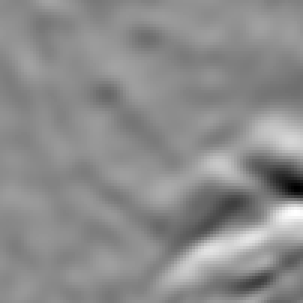
#> input picture tgs_salt/0c19639aeb.png, 101 x 101 px (shown 3 times larger)
$ jupyter execute --allow-errors testSynthesis.ipynb
#> lines starting #> are read from the running program, lines starting #| are printed output that depends on the picture; after the words box and inside, x2 and y2 are one past the last pixel; in counts of white or black regions, pixels touching at a corner belong together; pictures that were not available may be replaced by others from this repository, and a replacement may not be noted
### suport/patchesMethods.py
# Python program to illustrate HoughLine
# method for line detection
import cv2
import numpy as np
import os
import matplotlib.pyplot as plt
import pandas as pd
import suport.locals as locals


# Rotaciona a imagem em torno do centro
def rotateImage(img, angle):
    # Calcula a matriz de rotação
    M = cv2.getRotationMatrix2D((img.shape[1] / 2, img.shape[0] / 2), angle, 1)
    # Aplica a transformação afim à imagem
    rotated = cv2.warpAffine(img, M, (img.shape[1], img.shape[0]))
    # Exibe a imagem rotacionada
    return rotated

def loadDataBase(samples=1000, treshold=100, cache_path=None, rebuild=False):
    """Load (or build) the patches database.

    Parameters
    ----------
    samples : int
        Number of image/mask pairs to sample for building the DB.
    treshold : int
        Minimum area (pixels) for a patch to be included.
    cache_path : str or None
        If provided, an .npz file path used to load/save the cached patch list.
    rebuild : bool
        If True forces rebuilding the database even if cache exists.

    Returns
    -------
    list[Patch]
        List of Patch objects sorted by angle.
    """
    # Try loading from cache first
    if cache_path and (not rebuild) and os.path.exists(cache_path):
        try:
            data = np.load(cache_path, allow_pickle=True)
            patches_arr = data['patches']
            patches_list = []
            for item in patches_arr:
                # each item is a dict with keys: line, angle, image
                line = tuple(item['line'])
                angle = int(item['angle'])
                image = item['image']
                p = Patch(line, image)
                p.angle = angle  # override computed angle for fidelity
                patches_list.append(p)
            print(f"Patches DB loaded from cache: {cache_path} ({len(patches_list)} patches)")
            return patches_list
        except Exception as e:
            print(f"Falha ao carregar cache ({cache_path}), reconstruindo. Erro: {e}")

    # Define localização dos diretórios de imagens
    if locals.inHouseAMD:
        housepath=r'D:\\_PHD\datasets\\tgs-salt\\'
        TRAIN_CSV = housepath + r'saltMaskOk.csv'
        IMAGES_DIR= housepath + r'train\\images'
        MASK_DIR = housepath + r'train\\masks'
    elif locals.inNote:
        housepath=r'D:\\datasets\\tgs-salt\\'
        TRAIN_CSV = housepath + r'saltMaskOk.csv'
        IMAGES_DIR= housepath + r'train\\images'
        MASK_DIR = housepath + r'train\\masks'
    elif locals.in8700G:
        housepath=r'D:\\dataset\\tgs-salt\\'
        TRAIN_CSV = housepath + r'saltMaskOk.csv'
        IMAGES_DIR= housepath + r'train\\images'
        MASK_DIR = housepath + r'train\\masks'
    else:
        raise RuntimeError("Nenhum ambiente (locals) configurado para paths de dataset.")

    df_train = pd.read_csv(TRAIN_CSV)
    fileNamesList = df_train.iloc[0:samples,0]
    imagesList = loadImages(IMAGES_DIR, fileNamesList)
    masksList  = loadImages(MASK_DIR,  fileNamesList)
    patchesDB = buildPatchesDB(masksList, imagesList, treshold)

    # Save cache if path provided
    if cache_path:
        serializable = []
        for p in patchesDB:
            serializable.append({
                'line': np.array(p.line, dtype=np.int32),
                'angle': p.angle,
                'image': p.image
            })
        np.savez_compressed(cache_path, patches=np.array(serializable, dtype=object))
        print(f"Patches DB saved to cache: {cache_path} ({len(patchesDB)} patches)")

    return patchesDB

# [36 lines left out: functions makePatchMask, incomplete, load, sampleBreak, not called in this run]

# Calculating Masks
def create_Masks(mask, dilatedEdge=True, size=5):
    # edge definition
    edge = cv2.Canny(mask,100,200)
    kernel = np.ones((size,size))
    if dilatedEdge:
        edge = cv2.dilate(edge, kernel, iterations=1)
    inv_edge     = cv2.bitwise_not(edge)

    # Inverting the mask
    mask_inverted = cv2.bitwise_not(mask)

    # Normalize to the range [0., 1.]
    mask = mask.astype(np.float64) / 255.
    mask_inverted = mask_inverted.astype(np.float64) / 255.
    edge = edge.astype(np.float64) / 255.
    inv_edge     = inv_edge.astype(np.float64) / 255.

    zone0 = mask * inv_edge
    zone1 = mask_inverted * inv_edge

    fullmask = zone0*1 + edge*2 +zone1*3

    return edge, zone0, zone1, fullmask

# Display an array of objects type image/patches
def dispPatchesClass(patches):
    n = len(patches)
    if n > 1:
        fig, axs = plt.subplots(1, n , figsize=(10, 10))
        for i in range(n):
            patch = patches[i]
            patch.angle
            if (n<40): axs[i].set_title(patch.angle)
            axs[i].imshow(cv2.cvtColor(patch.image, cv2.COLOR_BGR2RGB))
            axs[i].axis('off')
        plt.show()
    if n == 1:
        patch = patches[0]
        plt.figure(figsize=(10,10))
        plt.title(patch.angle)
        plt.imshow(cv2.cvtColor(patch.image, cv2.COLOR_BGR2RGB))
        plt.axis('off')
        plt.show()

#show all images in imagesList
def showImages(images, imagesTitle,size=(5,5)):
    n = len(images)
    if n > 1:
            fig, axs = plt.subplots(1, n , figsize=size)
            for i in range(n):
                axs[i].imshow(images[i],cmap= 'gray')
                if len(imagesTitle) > 0: axs[i].set_title(imagesTitle[i])
                axs[i].axis('off')
            plt.show()
    if n == 1:
        plt.figure(figsize=size)
        if len(imagesTitle)==1 : plt.title(imagesTitle[0])
        plt.title(imagesTitle[0])
        plt.imshow(images[0],cmap = 'gray')
        plt.axis('off')
        plt.show()


def swap(a,b):
    if a > b:
        return b, a
    else:
        return a, b

def cropPatch(original, x1, x2, y1, y2):
    #get image dimensions
    height,width = original.shape[:2]
    plus = 15

    if x1 > x2:
        x1, x2 = swap(x1,x2)
    if y1 > y2:
        y1, y2 = swap(y1,y2)

    x1-=5
    x2+=5
    y1-=plus
    y2+=plus
    if y1 < 0:
        y1 = 0
    if y2 > height:
        y2 = height
    if x1 < 0:
        x1 = 0
    if x2 > width:
        x2 = width
    return original[y1:y2, x1:x2]

class Patch:
    def __init__(self,line,sample):
        self.line = line
        x1,y1,x2,y2 = line
        self.angle = int(-np.arctan2(y2 - y1, x2 - x1) * 180. / np.pi)
        self.image = sample

# [4 lines left out: function showLines, not called in this run]

# Probabilistic Hough Transform
def probHough(mask, original, tresh=20, minPoints=30, maxGap=5, sort = False):
    probabLines = original.copy()
    edges = cv2.Canny(mask, 100, 200)
    linesP = cv2.HoughLinesP(edges, 1, np.pi / 180, tresh, None, minPoints, maxGap)
    dbPatches = []
    if linesP is not None:
        for i in range(0, len(linesP)):
            line = linesP[i][0]
            # Draw the probabilistic
            x,y,x2,y2 = line
            cv2.line(probabLines, (x, y), (x2, y2), (0, 255, 0), 1, cv2.LINE_AA)
            imgpatch = cropPatch (original, x, x2, y, y2)
            dbPatches.append(Patch(line,imgpatch))
        #sort dbPatches by angle
        if sort: dbPatches.sort(key=lambda x: x.angle)
        #show3Images(original,mask, probabLines)
        # if sort: dbPatches.sort(key=lambda x: x[0])
    return dbPatches,probabLines


# [95 lines left out: functions searchAnglesinRange, searchNearestPatchByAngle, searchNearestPatchByAngleAndHistogram, identify_nearest_histogram, loadImages, buildPatchesDB, not called in this run]

### suport/testSynthesis.ipynb
[cell 1]
import cv2
import pandas as pd
import patchesMethods as pm
import numpy as np

#> (a cell that did not finish here is left out)

#> (a cell that did not finish here is left out)

[cell 4]
sample_path="../tgs_salt/0c19639aeb.png"
mask_path  ="../tgs_salt/0c19639aebMask.png"

original = cv2.imread(sample_path)
#> original is the input picture: shape (101, 101, 3); min 0, max 255, mean 140
mask = cv2.imread(mask_path,0)
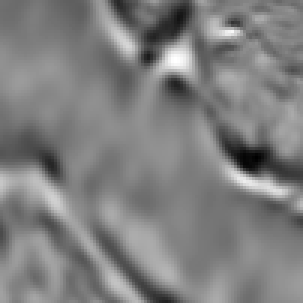
#> input picture tgs_salt/0a1742c740.png, 101 x 101 px, given in place of 0c19639aebMask.png, which was not available (shown 3 times larger)
#> mask is the input picture: shape (101, 101); min 0, max 255, mean 127.2
patches, linesImage = pm.probHough(mask, original, tresh = 10, minPoints=15, maxGap=10, sort=False)
#> in probHough, `edges = cv2.Canny(mask, 100, 200)`:
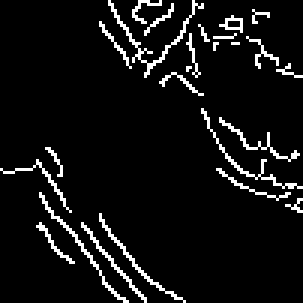
#> edges: shape (101, 101) (shown 3 times larger); 6.7% white in thin lines or dots
#> in probHough, `linesP = cv2.HoughLinesP(edges, 1, np.pi / 180, tresh, None, minPoints..`: linesP = 27 rows, first 6: [14, 67, 32, 88], [16, 60, 47, 99], [36, 78, 55, 97], [38, 5, 57, 24], [72, 47, 86, 64], [73, 40, 97, 62]
#> the loop in probHough, `for i in range(0, len(linesP)):` made 27 passes
#> (x, y) on passes 1 to 12: (14, 67), (16, 60), (36, 78), (38, 5), (72, 47), (73, 40), (39, 7), (34, 10), (45, 2), (73, 57), (53, 0), (16, 80)
#> (x, y) on passes 13, 16, 17: (59, 25), (49, 23), (55, 26)
#> pass 1, in probHough, `imgpatch = cropPatch (original, x, x2, y, y2)`:
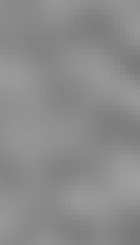
#> imgpatch: shape (49, 28, 3) (shown 5 times larger); min 120, max 159, mean 139.4
#> after the loop in probHough, `for i in range(0, len(linesP)):`:
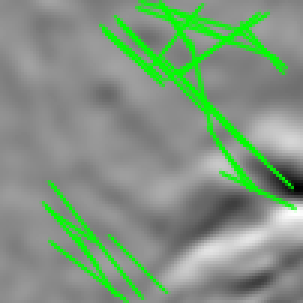
#> probabLines: shape (101, 101, 3) (shown 3 times larger); 14.1% of pixels changed, all inside (x1, y1, x2, y2) = (13, 0, 100, 101)
#> after the loop in probHough, `for i in range(0, len(linesP)):`: dbPatches = 27 items
#> patches = 27 items

pm.showImages([original, mask, linesImage],['original','mask','linhas'] )
#> in showImages, `n = len(images)`: n = 3
pm.dispPatchesClass(patches)
#> in dispPatchesClass, `n = len(patches)`: n = 27
#> after the loop in dispPatchesClass, `for i in range(n):`:
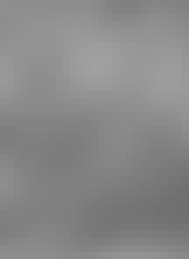
#> patch.image: shape (37, 27, 3) (shown 7 times larger); min 111, max 161, mean 136.3
#> in dispPatchesClass, `plt.show()`:
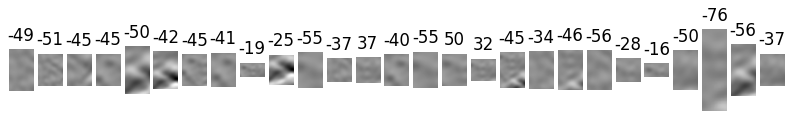
#> figure drawn by matplotlib, 27 panels

[cell 5]
print(len(patches))
#| 27

[cell 6]
# Carrega a imagem
original = patches[0].image
rotated = pm.rotateImage(original, 57)
#> in rotateImage, `M = cv2.getRotationMatrix2D((img.shape[1] / 2, img.shape[0] / 2), angl..`: M = [[0.545, 0.839, -14.17], [-0.839, 0.545, 22.9]]
#> in rotateImage, `rotated = cv2.warpAffine(img, M, (img.shape[1], img.shape[0]))`:
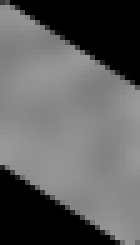
#> rotated: shape (49, 28, 3) (shown 5 times larger); min 0, max 154, mean 94.7
pm.showImages( [original, rotated],['original','rotated'])

[cell 7]
dilated_edge, zone0, zone1, fullmask = pm.create_Masks(mask)
#> in create_Masks, `edge = cv2.dilate(edge, kernel, iterations=1)`: edge: shape (101, 101); 32.8% white; 2 white regions, box (x1, y1, x2, y2) and area: (31, 0, 101, 73) 2152, (0, 47, 64, 101) 1189
#> in create_Masks, `zone0 = mask * inv_edge`:
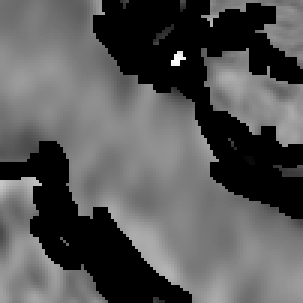
#> zone0: shape (101, 101) float64 (shown 3 times larger); min 0, max 1, mean 0.341
#> in create_Masks, `zone1 = mask_inverted * inv_edge`:
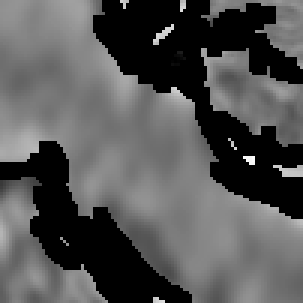
#> zone1: shape (101, 101) float64 (shown 3 times larger); min 0, max 0.984, mean 0.331
#> in create_Masks, `fullmask = zone0*1 + edge*2 +zone1*3`:
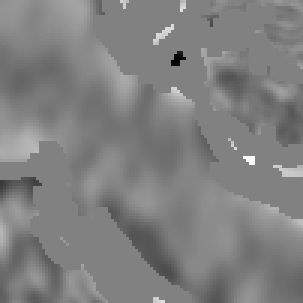
#> fullmask: shape (101, 101) float64 (shown 3 times larger); min 1, max 2.97, mean 1.99; drawn with min black and max white
generat_mask = dilated_edge

#> (the rest of this cell did not finish here and is left out)

[cell 8]
# ampliar a mascara patchMask com o proximo segmento
# para isso preciso de uma funcao que me devolva o segmento mais proximo de um dado segmento
# e que me devolva a distancia entre os segmentos
# e que me devolva o segmento mais proximo de um dado segmento

genSegments = patches
#> genSegments = 27 items
#> (the rest of this cell did not finish here and is left out)
